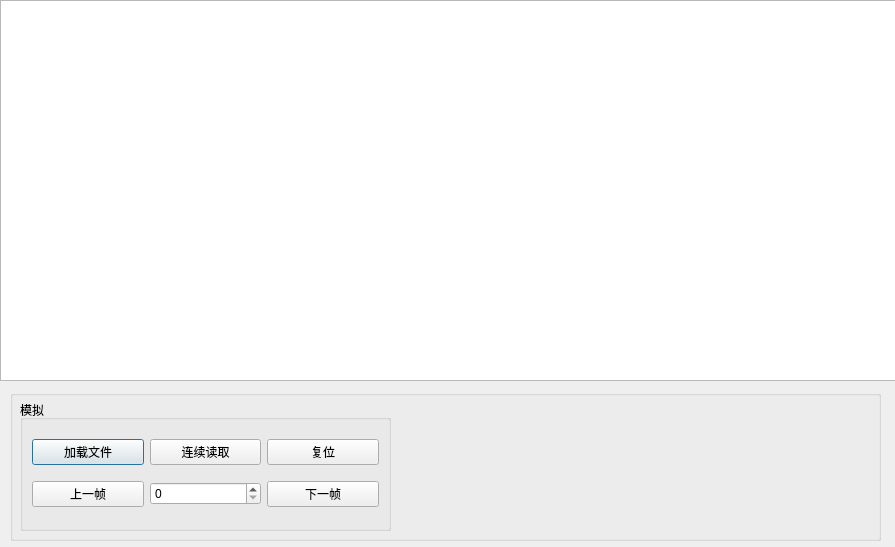
<?xml version="1.0" encoding="UTF-8"?>
<ui version="4.0">
 <class>pointAnalyze</class>
 <widget class="QDialog" name="pointAnalyze">
  <property name="geometry">
   <rect>
    <x>0</x>
    <y>0</y>
    <width>895</width>
    <height>547</height>
   </rect>
  </property>
  <property name="windowTitle">
   <string>点云数据分析</string>
  </property>
  <widget class="QGraphicsView" name="base">
   <property name="geometry">
    <rect>
     <x>0</x>
     <y>0</y>
     <width>901</width>
     <height>381</height>
    </rect>
   </property>
   <property name="dragMode">
    <enum>QGraphicsView::RubberBandDrag</enum>
   </property>
  </widget>
  <widget class="QGroupBox" name="groupBox">
   <property name="geometry">
    <rect>
     <x>10</x>
     <y>390</y>
     <width>871</width>
     <height>151</height>
    </rect>
   </property>
   <property name="title">
    <string/>
   </property>
   <widget class="QGroupBox" name="groupBox_2">
    <property name="geometry">
     <rect>
      <x>10</x>
      <y>10</y>
      <width>371</width>
      <height>131</height>
     </rect>
    </property>
    <property name="title">
     <string>模拟</string>
    </property>
    <layout class="QGridLayout" name="gridLayout">
     <item row="0" column="0">
      <widget class="QPushButton" name="loadButton">
       <property name="text">
        <string>加载文件</string>
       </property>
      </widget>
     </item>
     <item row="1" column="0">
      <widget class="QPushButton" name="preFrame">
       <property name="text">
        <string>上一帧</string>
       </property>
      </widget>
     </item>
     <item row="0" column="2">
      <widget class="QPushButton" name="reset">
       <property name="text">
        <string>复位</string>
       </property>
      </widget>
     </item>
     <item row="0" column="1">
      <widget class="QPushButton" name="pushButton">
       <property name="text">
        <string>连续读取</string>
       </property>
      </widget>
     </item>
     <item row="1" column="2">
      <widget class="QPushButton" name="nextFrame">
       <property name="text">
        <string>下一帧</string>
       </property>
      </widget>
     </item>
     <item row="1" column="1">
      <widget class="QSpinBox" name="numFrame">
       <property name="maximum">
        <number>9999</number>
       </property>
      </widget>
     </item>
    </layout>
   </widget>
  </widget>
 </widget>
 <resources/>
 <connections/>
</ui>
